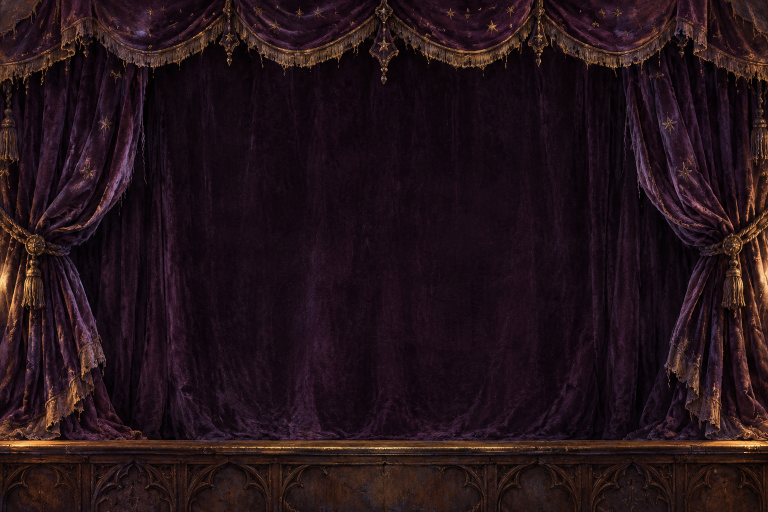
#> input picture game/assets/ui/r50-garnet/velvet-source-v1.png, 1536 x 1024 px (shown at 1/2 size); its folder holds only this picture in this run
$ python prep_r50_garnet.py
#> lines starting #> are read from the running program, lines starting #| are printed output that depends on the picture
from pathlib import Path
from PIL import Image
root = Path(__file__).resolve().parents[1]
assets = root / 'game/assets/ui/r50-garnet'
im = Image.open(assets / 'velvet-source-v1.png').convert('RGB')
#> im is the input picture: PIL image 1536x1024 RGB; mean R, G, B 35.3, 18.9, 24.6
im.save(assets / 'velvet-v1.webp', quality=89, method=6)
# The generator's quiet central velvet and carved apron are painted material,
# deliberately prepared as quiet reading panels and continuous supporting lips.
im.crop((470,210,1040,720)).resize((570,510)).save(assets / 'quiet-velvet-v1.webp', quality=88, method=6)
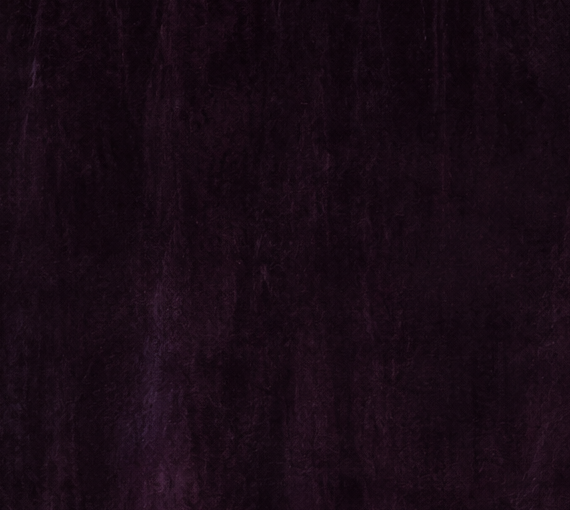
#> saved as quiet-velvet-v1.webp: PIL image 570x510 RGB; mean R, G, B 24.1, 10.8, 20.5
im.crop((0,880,1536,1024)).save(assets / 'walnut-lip-v1.webp', quality=90, method=6)
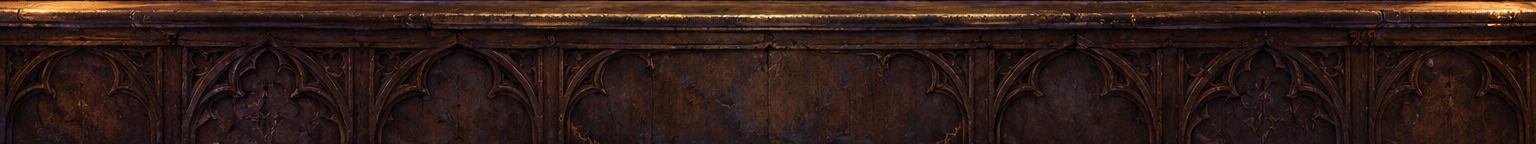
#> saved as walnut-lip-v1.webp: PIL image 1536x144 RGB; mean R, G, B 47, 27.9, 23.2
print(sum(p.stat().st_size for p in assets.iterdir()), 'asset bytes')
